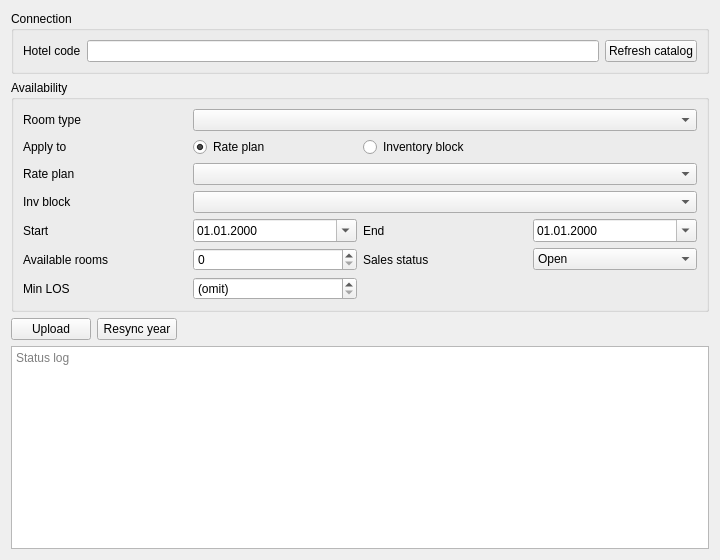
<?xml version="1.0" encoding="UTF-8"?>
<ui version="4.0">
 <class>WExcelyAvailability</class>
 <widget class="QWidget" name="WExcelyAvailability">
  <property name="geometry">
   <rect>
    <x>0</x>
    <y>0</y>
    <width>720</width>
    <height>560</height>
   </rect>
  </property>
  <property name="windowTitle">
   <string>Excely availability</string>
  </property>
  <layout class="QVBoxLayout" name="verticalLayout">
   <item>
    <widget class="QGroupBox" name="gbConnection">
     <property name="title">
      <string>Connection</string>
     </property>
     <layout class="QGridLayout" name="gridLayoutConn">
      <item row="0" column="0">
       <widget class="QLabel" name="lbHotel">
        <property name="text">
         <string>Hotel code</string>
        </property>
       </widget>
      </item>
      <item row="0" column="1">
       <widget class="QLineEdit" name="leHotelCode">
        <property name="readOnly">
         <bool>true</bool>
        </property>
       </widget>
      </item>
      <item row="0" column="2">
       <widget class="QPushButton" name="btnRefreshCatalog">
        <property name="text">
         <string>Refresh catalog</string>
        </property>
       </widget>
      </item>
     </layout>
    </widget>
   </item>
   <item>
    <widget class="QGroupBox" name="gbAvail">
     <property name="title">
      <string>Availability</string>
     </property>
     <layout class="QGridLayout" name="gridLayoutAvail">
      <item row="0" column="0">
       <widget class="QLabel" name="lbRoomType">
        <property name="text">
         <string>Room type</string>
        </property>
       </widget>
      </item>
      <item row="0" column="1" colspan="3">
       <widget class="QComboBox" name="cbRoomType"/>
      </item>
      <item row="1" column="0">
       <widget class="QLabel" name="lbTarget">
        <property name="text">
         <string>Apply to</string>
        </property>
       </widget>
      </item>
      <item row="1" column="1">
       <widget class="QRadioButton" name="rbRatePlan">
        <property name="text">
         <string>Rate plan</string>
        </property>
        <property name="checked">
         <bool>true</bool>
        </property>
       </widget>
      </item>
      <item row="1" column="2" colspan="2">
       <widget class="QRadioButton" name="rbInvBlock">
        <property name="text">
         <string>Inventory block</string>
        </property>
       </widget>
      </item>
      <item row="2" column="0">
       <widget class="QLabel" name="lbRatePlan">
        <property name="text">
         <string>Rate plan</string>
        </property>
       </widget>
      </item>
      <item row="2" column="1" colspan="3">
       <widget class="QComboBox" name="cbRatePlan"/>
      </item>
      <item row="3" column="0">
       <widget class="QLabel" name="lbInvBlock">
        <property name="text">
         <string>Inv block</string>
        </property>
       </widget>
      </item>
      <item row="3" column="1" colspan="3">
       <widget class="QComboBox" name="cbInvBlock"/>
      </item>
      <item row="4" column="0">
       <widget class="QLabel" name="lbStart">
        <property name="text">
         <string>Start</string>
        </property>
       </widget>
      </item>
      <item row="4" column="1">
       <widget class="QDateEdit" name="deStart">
        <property name="calendarPopup">
         <bool>true</bool>
        </property>
        <property name="displayFormat">
         <string>dd.MM.yyyy</string>
        </property>
       </widget>
      </item>
      <item row="4" column="2">
       <widget class="QLabel" name="lbEnd">
        <property name="text">
         <string>End</string>
        </property>
       </widget>
      </item>
      <item row="4" column="3">
       <widget class="QDateEdit" name="deEnd">
        <property name="calendarPopup">
         <bool>true</bool>
        </property>
        <property name="displayFormat">
         <string>dd.MM.yyyy</string>
        </property>
       </widget>
      </item>
      <item row="5" column="0">
       <widget class="QLabel" name="lbBookingLimit">
        <property name="text">
         <string>Available rooms</string>
        </property>
       </widget>
      </item>
      <item row="5" column="1">
       <widget class="QSpinBox" name="spBookingLimit">
        <property name="maximum">
         <number>9999</number>
        </property>
       </widget>
      </item>
      <item row="5" column="2">
       <widget class="QLabel" name="lbStatus">
        <property name="text">
         <string>Sales status</string>
        </property>
       </widget>
      </item>
      <item row="5" column="3">
       <widget class="QComboBox" name="cbStatus">
        <item>
         <property name="text">
          <string>Open</string>
         </property>
        </item>
        <item>
         <property name="text">
          <string>Close</string>
         </property>
        </item>
        <item>
         <property name="text">
          <string>(do not send)</string>
         </property>
        </item>
       </widget>
      </item>
      <item row="6" column="0">
       <widget class="QLabel" name="lbMinLOS">
        <property name="text">
         <string>Min LOS</string>
        </property>
       </widget>
      </item>
      <item row="6" column="1">
       <widget class="QSpinBox" name="spMinLOS">
        <property name="minimum">
         <number>0</number>
        </property>
        <property name="maximum">
         <number>365</number>
        </property>
        <property name="specialValueText">
         <string>(omit)</string>
        </property>
       </widget>
      </item>
     </layout>
    </widget>
   </item>
   <item>
    <layout class="QHBoxLayout" name="horizontalLayoutButtons">
     <item>
      <widget class="QPushButton" name="btnUpload">
       <property name="text">
        <string>Upload</string>
       </property>
      </widget>
     </item>
     <item>
      <widget class="QPushButton" name="btnResyncYear">
       <property name="text">
        <string>Resync year</string>
       </property>
      </widget>
     </item>
     <item>
      <spacer name="horizontalSpacer">
       <property name="orientation">
        <enum>Qt::Orientation::Horizontal</enum>
       </property>
       <property name="sizeHint" stdset="0">
        <size>
         <width>40</width>
         <height>20</height>
        </size>
       </property>
      </spacer>
     </item>
    </layout>
   </item>
   <item>
    <widget class="QPlainTextEdit" name="teLog">
     <property name="readOnly">
      <bool>true</bool>
     </property>
     <property name="placeholderText">
      <string>Status log</string>
     </property>
    </widget>
   </item>
  </layout>
 </widget>
 <resources/>
 <connections/>
</ui>
